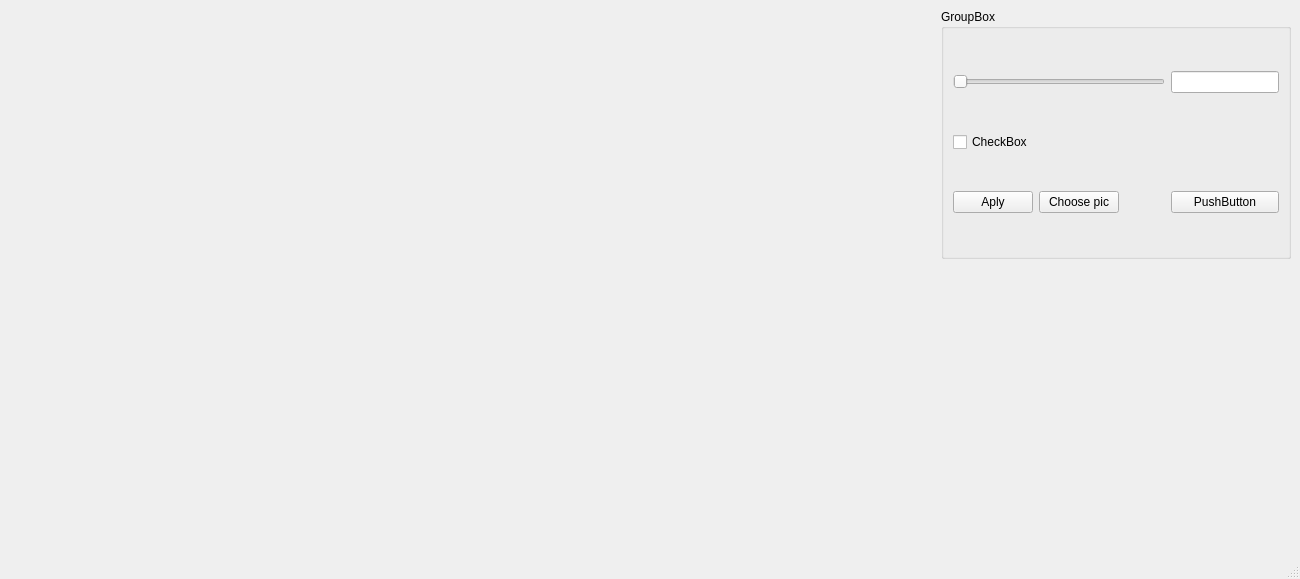
<?xml version="1.0" encoding="UTF-8"?>
<ui version="4.0">
 <class>MainWindow</class>
 <widget class="QMainWindow" name="MainWindow">
  <property name="geometry">
   <rect>
    <x>0</x>
    <y>0</y>
    <width>1300</width>
    <height>579</height>
   </rect>
  </property>
  <property name="sizePolicy">
   <sizepolicy hsizetype="Preferred" vsizetype="Preferred">
    <horstretch>0</horstretch>
    <verstretch>0</verstretch>
   </sizepolicy>
  </property>
  <property name="windowTitle">
   <string>Colorizer</string>
  </property>
  <widget class="QWidget" name="centralwidget">
   <layout class="QGridLayout" name="gridLayout">
    <item row="0" column="1">
     <widget class="QGroupBox" name="settingsArea">
      <property name="sizePolicy">
       <sizepolicy hsizetype="Fixed" vsizetype="Fixed">
        <horstretch>0</horstretch>
        <verstretch>0</verstretch>
       </sizepolicy>
      </property>
      <property name="minimumSize">
       <size>
        <width>150</width>
        <height>250</height>
       </size>
      </property>
      <property name="title">
       <string>GroupBox</string>
      </property>
      <layout class="QGridLayout" name="gridLayout_2">
       <item row="2" column="3">
        <widget class="QPushButton" name="cancelButton">
         <property name="text">
          <string>PushButton</string>
         </property>
        </widget>
       </item>
       <item row="1" column="0" colspan="4">
        <widget class="QCheckBox" name="checkBox">
         <property name="text">
          <string>CheckBox</string>
         </property>
        </widget>
       </item>
       <item row="2" column="1">
        <widget class="QPushButton" name="pushButton">
         <property name="text">
          <string>Choose pic</string>
         </property>
         <property name="autoDefault">
          <bool>false</bool>
         </property>
         <property name="default">
          <bool>false</bool>
         </property>
         <property name="flat">
          <bool>false</bool>
         </property>
        </widget>
       </item>
       <item row="2" column="0">
        <widget class="QPushButton" name="pushButton_2">
         <property name="text">
          <string>Aply</string>
         </property>
        </widget>
       </item>
       <item row="0" column="3">
        <widget class="QLineEdit" name="lineEdit"/>
       </item>
       <item row="2" column="2">
        <spacer name="horizontalSpacer">
         <property name="orientation">
          <enum>Qt::Horizontal</enum>
         </property>
         <property name="sizeHint" stdset="0">
          <size>
           <width>40</width>
           <height>20</height>
          </size>
         </property>
        </spacer>
       </item>
       <item row="0" column="0" colspan="3">
        <widget class="QSlider" name="horizontalSlider">
         <property name="orientation">
          <enum>Qt::Horizontal</enum>
         </property>
        </widget>
       </item>
      </layout>
     </widget>
    </item>
    <item row="1" column="1">
     <spacer name="verticalSpacer">
      <property name="orientation">
       <enum>Qt::Vertical</enum>
      </property>
      <property name="sizeHint" stdset="0">
       <size>
        <width>20</width>
        <height>40</height>
       </size>
      </property>
     </spacer>
    </item>
    <item row="0" column="0" rowspan="2">
     <widget class="QLabel" name="picture">
      <property name="sizePolicy">
       <sizepolicy hsizetype="Ignored" vsizetype="Ignored">
        <horstretch>0</horstretch>
        <verstretch>0</verstretch>
       </sizepolicy>
      </property>
      <property name="autoFillBackground">
       <bool>false</bool>
      </property>
      <property name="frameShape">
       <enum>QFrame::NoFrame</enum>
      </property>
      <property name="frameShadow">
       <enum>QFrame::Plain</enum>
      </property>
      <property name="text">
       <string/>
      </property>
      <property name="alignment">
       <set>Qt::AlignLeading|Qt::AlignLeft|Qt::AlignTop</set>
      </property>
     </widget>
    </item>
   </layout>
  </widget>
  <widget class="QMenuBar" name="menubar">
   <property name="geometry">
    <rect>
     <x>0</x>
     <y>0</y>
     <width>1300</width>
     <height>25</height>
    </rect>
   </property>
  </widget>
  <widget class="QStatusBar" name="statusbar"/>
 </widget>
 <resources/>
 <connections/>
 <slots>
  <slot>openImg()</slot>
 </slots>
</ui>
